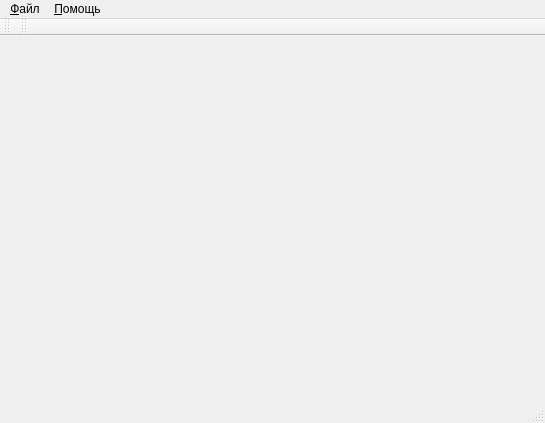
<?xml version="1.0" encoding="UTF-8"?>
<ui version="4.0">
 <class>MainWindow</class>
 <widget class="QMainWindow" name="MainWindow">
  <property name="geometry">
   <rect>
    <x>0</x>
    <y>0</y>
    <width>545</width>
    <height>423</height>
   </rect>
  </property>
  <property name="windowTitle">
   <string>Unilever</string>
  </property>
  <widget class="QWidget" name="centralWidget">
   <property name="layoutDirection">
    <enum>Qt::LeftToRight</enum>
   </property>
  </widget>
  <widget class="QMenuBar" name="menuBar">
   <property name="geometry">
    <rect>
     <x>0</x>
     <y>0</y>
     <width>545</width>
     <height>21</height>
    </rect>
   </property>
   <widget class="QMenu" name="menu">
    <property name="title">
     <string>&amp;Файл</string>
    </property>
    <addaction name="action_4"/>
    <addaction name="action_5"/>
   </widget>
   <widget class="QMenu" name="menu_2">
    <property name="title">
     <string>&amp;Помощь</string>
    </property>
    <addaction name="action_3"/>
   </widget>
   <addaction name="menu"/>
   <addaction name="menu_2"/>
  </widget>
  <widget class="QToolBar" name="mainToolBar">
   <attribute name="toolBarArea">
    <enum>TopToolBarArea</enum>
   </attribute>
   <attribute name="toolBarBreak">
    <bool>false</bool>
   </attribute>
  </widget>
  <widget class="QStatusBar" name="statusBar"/>
  <widget class="QToolBar" name="toolBar">
   <property name="windowTitle">
    <string>toolBar</string>
   </property>
   <attribute name="toolBarArea">
    <enum>TopToolBarArea</enum>
   </attribute>
   <attribute name="toolBarBreak">
    <bool>false</bool>
   </attribute>
  </widget>
  <action name="action">
   <property name="text">
    <string>&amp;Открыть</string>
   </property>
   <property name="shortcut">
    <string>Ctrl+O</string>
   </property>
  </action>
  <action name="action_2">
   <property name="text">
    <string>&amp;Импорт</string>
   </property>
   <property name="shortcut">
    <string>Ctrl+I</string>
   </property>
  </action>
  <action name="action_3">
   <property name="text">
    <string>&amp;О программе</string>
   </property>
  </action>
  <action name="action_4">
   <property name="text">
    <string>&amp;Файл</string>
   </property>
  </action>
  <action name="action_5">
   <property name="text">
    <string>&amp;Импорт</string>
   </property>
  </action>
 </widget>
 <layoutdefault spacing="6" margin="11"/>
 <resources/>
 <connections/>
</ui>
